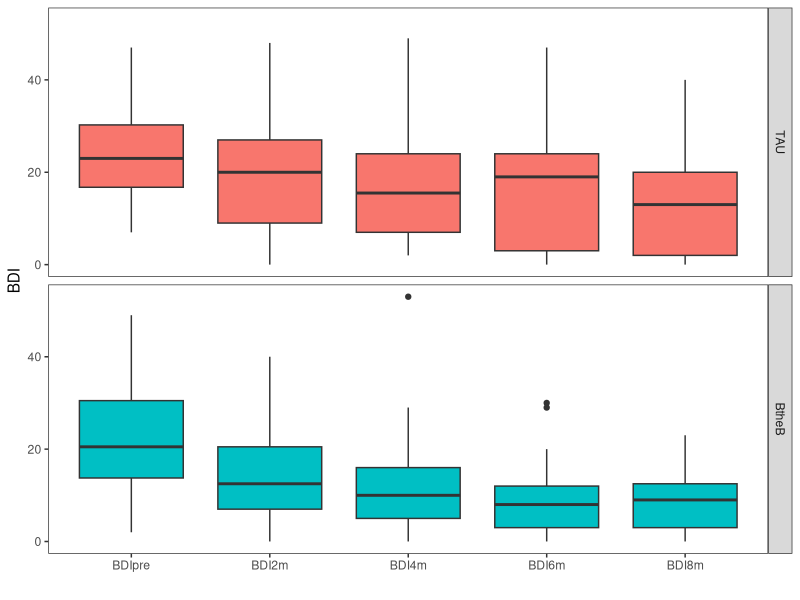
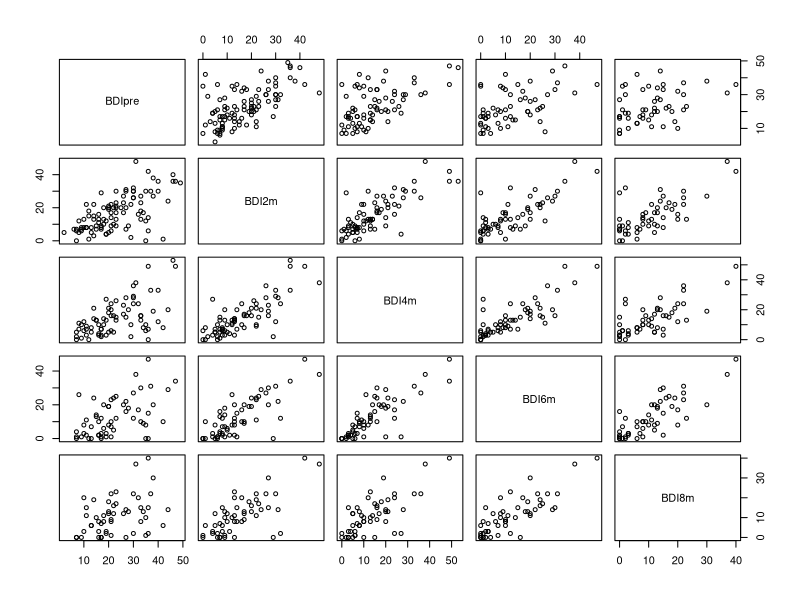

Write the R code that produced these figures, in order.
## ---- chunk 1
knitr::opts_chunk$set(echo = TRUE)
## ---- chunk 2

## ---- chunk 3

## ---- chunk 4

## ---- chunk 5

## ---- chunk 6

## ---- chunk 7

## ---- chunk 8

## ---- chunk 9

## ---- chunk 10

## ---- chunk 11

## ---- chunk 12
library(tidyr); library(dplyr); library(ggplot2)

BtB <- read.table("data/BtB.txt", header = TRUE, sep = '\t')

# to make sure that the factor levels are logical (esp. Treatment):
BtB <- within(BtB, {
       Drug <- factor(Drug, levels=c("No", "Yes")) # default
     Length <- factor(Length, levels=c("<6m", ">6m")) # default
  Treatment <- factor(Treatment, levels=c("TAU", "BtheB")) # NOT default!
})

glimpse(BtB); head(BtB); tail(BtB)

## ---- chunk 13
# Convert data to long form, including the baseline BDI measurement:
BtBL0 <- gather(BtB, key = Visit, value = BDI, BDIpre, BDI2m, BDI4m, BDI6m, BDI8m)

glimpse(BtBL0); head(BtBL0); tail(BtBL0)

p1 <- ggplot(BtBL0, aes(x = factor(Visit), y = BDI, fill = Treatment))
p2 <- p1 + geom_boxplot()
p3 <- p2 + facet_grid(Treatment ~., labeller = label_parsed)
p4 <- p3 + theme_bw() + theme(panel.grid.major = element_blank(), panel.grid.minor = element_blank())
p5 <- p4 + theme(legend.position = "none")
p6 <- p5 + scale_x_discrete(name = "", limits = c("BDIpre", "BDI2m", "BDI4m", "BDI6m", "BDI8m")) # BDIpre first!
p6
# p7 <- p6 + scale_fill_grey(start = 1, end = 1) # B&W in the book
# p7
## ---- chunk 14
pairs(BtB[, -c(1:4)], cex = 0.8, cex.labels = 1.0)
## ---- chunk 15
# Convert data to long form for the analyses, adding Time:
BtBL <- gather(BtB, key = Visit, value = BDI, BDI2m, BDI4m, BDI6m, BDI8m) %>%
  mutate(Time = as.integer(substr(Visit, 4, 4))) 

glimpse(BtBL); head(BtBL); tail(BtBL)

BtB_fit0 <- lm(BDI ~ BDIpre + Time + Treatment + Drug + Length, data = BtBL, na.action = na.omit)
summary(BtB_fit0)
## ---- chunk 16
library("lme4")

BtB_fit1 <- lmer(BDI ~ BDIpre + Time + Treatment + Drug + Length + (1 | Subject), 
                 data = BtBL, na.action = na.omit)
summary(BtB_fit1)
## ---- chunk 17
BtB_fit2 <- lmer(BDI ~ BDIpre + Time + Treatment + Drug + Length + (Time | Subject), 
                 data = BtBL, na.action = na.omit)
summary(BtB_fit2)

anova(BtB_fit2, BtB_fit1)
